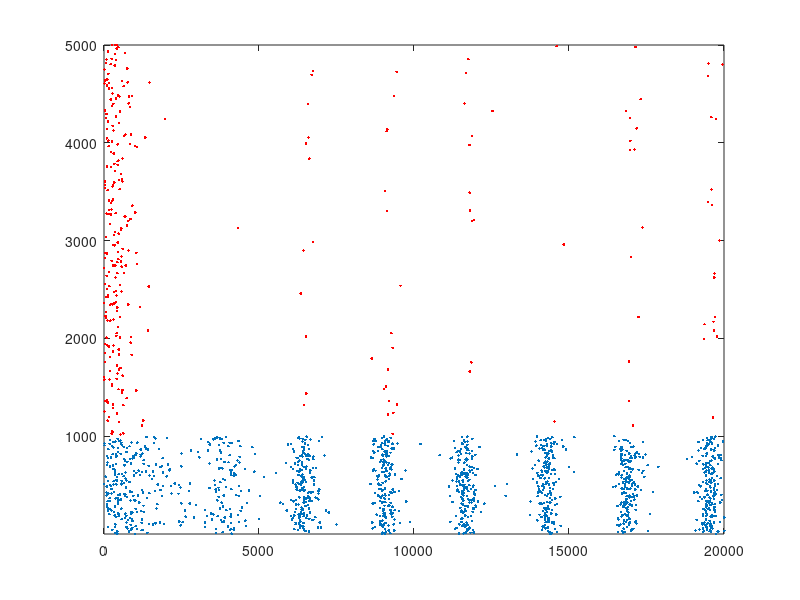
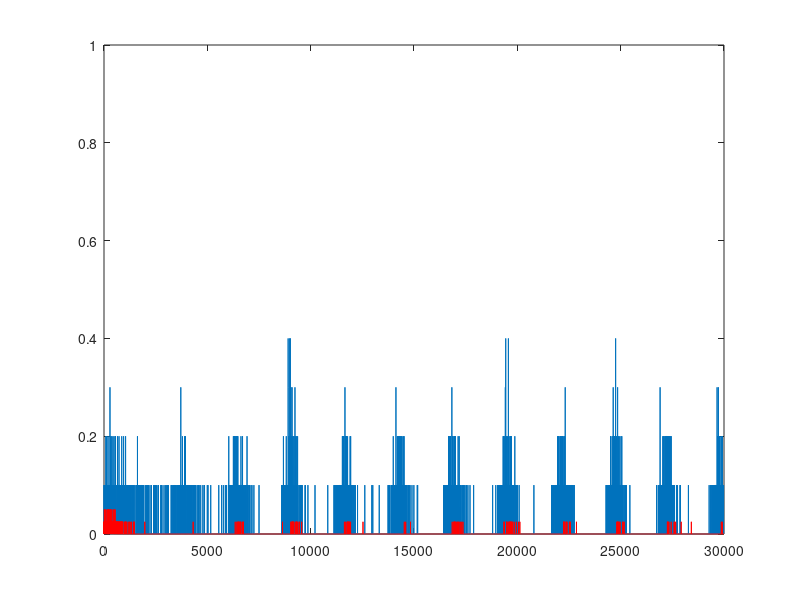

These charts were generated, in order, by the following MATLAB code:
%I-population Ne_1=1000 and E-population Ne_2=4000
%Each neuron is a nicely modified theta model

%probability of synaptic connections is 0.2
%synaptic coupling is averaged. So each neuron in population
%receives the same stimulus .

%XX_G are synaptic dynamics, v_1(phase),v_2(phase) are membrane potentials
%note that phase 0 means 0 rad. Phase "nx/2" means Pi rad
%(This is different from other programs)

%dt=0.01ms num is total number of time steps.(therefore, here is a 0.3s
%simulation in total)
%Raster plot and firing rate are plotted
%Red in figure means excitatory neurons

Ne_1=1000; %I
Ne_2=4000; %E
meanrate = [];
inout=[];
dt = 0.01; %0.005 0.0025
a_master=2;
a=a_master;
sig = 2;%sqrt(2*D);
num=30000;%60000

%for w=1 %=mu
theta=pi;
V_R=-62;
V_T=-55;
I_V_syn=-70;
E_V_syn=0;
c_1=2/(V_T-V_R);

I_g_L=0.1;
E_g_L=0.05;

II_c_2=(2*I_V_syn-V_T-V_R)/(V_T-V_R);
IE_c_2=(2*E_V_syn-V_T-V_R)/(V_T-V_R);
EI_c_2=(2*I_V_syn-V_T-V_R)/(V_T-V_R);
EE_c_2=(2*E_V_syn-V_T-V_R)/(V_T-V_R);


t_1 = 100; %delay step to transmit
II_t_r = 0.5; %refractory step 20
II_t_d= 5;%tau for inhibit
II_gbar = 0.138062206;
II_rate = 200;
IE_t_r = 0.5;
IE_t_d= 2;
IE_gbar = 0.010400214; % 0; 0.010400214;
IE_rate = 800;
EI_t_r = 0.5;
EI_t_d= 5;%tau for inhibit
EI_gbar = 0.172577757; %0.172577757; 0;
EI_rate = 200;
EE_t_r = 0.5;
EE_t_d= 2;
EE_gbar = 0.01291816; %0.01291816; 0;
EE_rate = 800;


II_c_3=-1/II_t_r/II_t_d;
II_c_4=-(II_t_r+II_t_d)/II_t_r/II_t_d;
II_c_5=II_gbar*II_rate/II_t_r/II_t_d;
IE_c_3=-1/IE_t_r/IE_t_d;
IE_c_4=-(IE_t_r+IE_t_d)/IE_t_r/IE_t_d;
IE_c_5=IE_gbar*IE_rate/IE_t_r/IE_t_d;
EI_c_3=-1/EI_t_r/EI_t_d;
EI_c_4=-(EI_t_r+EI_t_d)/EI_t_r/EI_t_d;
EI_c_5=EI_gbar*EI_rate/EI_t_r/EI_t_d;
EE_c_3=-1/EE_t_r/EE_t_d;
EE_c_4=-(EE_t_r+EE_t_d)/EE_t_r/EE_t_d;
EE_c_5=EE_gbar*EE_rate/EE_t_r/EE_t_d;

 EE_G= zeros(2,num);
 EI_G= zeros(2,num);
 IE_G= zeros(2,num);
 II_G= zeros(2,num);
%tmp_I2_1= 0;
%diff_I2_1=0;
%tmp_diff_I2_1=0;

%tmp_I2_2= 0;
%diff_I2_2=0;
%tmp_diff_I2_2=0;

K = -0.0; %-0.3

% R = 0.1 *power(10,1);
%S=[0.5*rand(Ne,Ne)];
for i=1:Ne_1
for j=1:Ne_1
    tmp = rand(1);
    if tmp > -5; %0.9;
        S(i,j)=1;
    else S(i,j)=0;
    end
end
end

%S=[ones(Ne,Ne)];

v_1=2*pi*rand(Ne_1,1)-pi;    % Initial values of v
v_2=2*pi*rand(Ne_2,1)-pi;    % Initial values of v

firings_1=[];             % spike timings
firings_2=[];             % spike timings
A_1 = zeros(num,1);
A_2 = zeros(num,1);
out1 = zeros(num,1);
out2 = zeros(num,1);
Nave=200;
in = zeros(num,1);
c=0.0;

I2_1=zeros(num,1);
I2_2=zeros(num,1);


for k=1:num
%  I_common= sigma * randn(Ne_1,1); % only for noisesyn
  I_common= randn(1,1); % only for noisesyn
  I_1= sig*randn(Ne_1,1); % input
  In(k) = 0.0;
  %In(t) = 0.5 * sin(2 * pi * f * t / 2000);
%  I_1= sigma * (sqrt(1-c) * I_1 + sqrt(c) * I_common);%1/sqrt(2) * (I_1 + I_common);
%   I_1= I_1 + In(i);
  if k>0
  fired_1=find(v_1>=theta);    % indices of spikes
  A_1(k)=size(fired_1,1)/dt / Ne_1;
  firings_1=[firings_1; k+0*fired_1,fired_1]; %i-1= actual firing time
 v_1(fired_1)=v_1(fired_1)-2*pi;
% ref_1 = find(firings_1(:,1)>(i-1-tauR));
% v_1(firings_1(ref_1,2))=0;
  end

  I_2= sig*randn(Ne_2,1); % input
  In(k) = 0.0;
  %In(t) = 0.5 * sin(2 * pi * f * t / 2000);
%  I_2=  sigma * (sqrt(1-c) * I_2 + sqrt(c) * I_common);%1/sqrt(2) * (I_2 + I_common);
%  I_2= I_2 + In(i);
if k>1
fired_2=find(v_2>=theta);    % indices of spikes
  A_2(k)=size(fired_2,1)/dt / Ne_2;
  firings_2=[firings_2; k+0*fired_2,fired_2]; %i-1= actual firing time
 v_2(fired_2)=v_2(fired_2)-2*pi;
% ref_2 = find(firings_2(:,1)>(i-1-tauR));
% v_2(firings_2(ref_2,2))=0;
end

 %  feedback = find(firings(:,1)==(i-5));
%  I2 =  sum(S(:,firings(feedback,2)),2);
  if k > t_1
    II_G(1,k+1)= II_G(1,k)+ dt*II_G(2,k);
    II_G(2,k+1)=II_c_3*dt*II_G(1,k)+(1+II_c_4*dt)*II_G(2,k)+II_c_5*A_1(k-t_1)*dt;%flux no need
    IE_G(1,k+1)= IE_G(1,k)+ dt*IE_G(2,k);
    IE_G(2,k+1)=II_c_3*dt*IE_G(1,k)+(1+IE_c_4*dt)*IE_G(2,k)+IE_c_5*A_2(k-t_1)*dt;
    EI_G(1,k+1)= EI_G(1,k)+ dt*EI_G(2,k);
    EI_G(2,k+1)=II_c_3*dt*EI_G(1,k)+(1+EI_c_4*dt)*EI_G(2,k)+EI_c_5*A_1(k-t_1)*dt;
    EE_G(1,k+1)= EE_G(1,k)+ dt*EE_G(2,k);
    EE_G(2,k+1)=II_c_3*dt*EE_G(1,k)+(1+EE_c_4*dt)*EE_G(2,k)+EE_c_5*A_2(k-t_1)*dt;
  end

  v_1=v_1+(-I_g_L * cos(v_1) + c_1 * (1+cos(v_1)).*(a - sig*sig/2*sin(v_1)) +II_G(1,k)*(II_c_2 * (1+cos(v_1))-sin(v_1)) +IE_G(1,k)*(IE_c_2 * (1+cos(v_1))-sin(v_1)))*dt + c_1 * (1+cos(v_1)).* I_1 * sqrt(dt);
  % g_L minus? sin-> minus


  v_2=v_2+(-E_g_L * cos(v_2) + c_1 * (1+cos(v_2)).*(a - sig*sig/2*sin(v_2)) +EI_G(1,k)*(EI_c_2 * (1+cos(v_2))-sin(v_2)) +EE_G(1,k)*(EE_c_2 * (1+cos(v_2))-sin(v_2)))*dt + c_1 * (1+cos(v_2)).* I_2 * sqrt(dt);

end
figure;
plot(firings_1(:,1),firings_1(:,2),'.');
% axis([27000 30000 1 500]);
hold on;
plot(firings_2(:,1),firings_2(:,2)+1000,'r.');
 axis([0 20000 1 5000]);



for i=1:num
    if i>Nave
    out1(i-(Nave)/2) = mean(A_1(i-Nave:i));
    out2(i-(Nave)/2) = mean(A_2(i-Nave:i));
    end
end


figure;
plot(A_1);
hold on;
plot(A_2,'r');
axis([0 num 0 1]);


%plot(In);
%meanrate(w+1)=size(firings,1)/Ne/(T*dt);
meanrate = [meanrate; mean(out1(1000:10000))];

%tmp = corrcoef(out1(1000:10000),In(1000:10000))
%inout = [inout; tmp(1,2)];

%end
